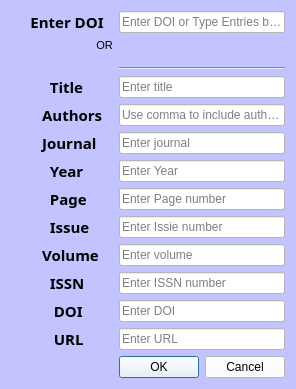
<?xml version="1.0" encoding="UTF-8"?>
<ui version="4.0">
 <class>manualentry</class>
 <widget class="QDialog" name="manualentry">
  <property name="geometry">
   <rect>
    <x>0</x>
    <y>0</y>
    <width>289</width>
    <height>346</height>
   </rect>
  </property>
  <property name="sizePolicy">
   <sizepolicy hsizetype="Fixed" vsizetype="Fixed">
    <horstretch>0</horstretch>
    <verstretch>0</verstretch>
   </sizepolicy>
  </property>
  <property name="windowTitle">
   <string>Manual Entry</string>
  </property>
  <property name="windowIcon">
   <iconset>
    <normaloff>icons/1040213-ui/png/036-edit.png</normaloff>icons/1040213-ui/png/036-edit.png</iconset>
  </property>
  <property name="styleSheet">
   <string notr="true">background-color: rgb(194, 195, 255);</string>
  </property>
  <layout class="QFormLayout" name="formLayout">
   <item row="0" column="0">
    <widget class="QLabel" name="label_11">
     <property name="font">
      <font>
       <family>Segoe UI Semibold</family>
       <pointsize>11</pointsize>
       <weight>75</weight>
       <bold>true</bold>
      </font>
     </property>
     <property name="text">
      <string>     Enter DOI</string>
     </property>
    </widget>
   </item>
   <item row="0" column="1">
    <widget class="QLineEdit" name="onlydoi">
     <property name="toolTip">
      <string>Enter DOI or Type entries manually</string>
     </property>
     <property name="styleSheet">
      <string notr="true">background-color: rgb(255, 255, 255);</string>
     </property>
     <property name="placeholderText">
      <string>Enter DOI or Type Entries below</string>
     </property>
    </widget>
   </item>
   <item row="1" column="0">
    <widget class="QLabel" name="label_12">
     <property name="font">
      <font>
       <pointsize>8</pointsize>
      </font>
     </property>
     <property name="text">
      <string>                            OR</string>
     </property>
    </widget>
   </item>
   <item row="2" column="0">
    <widget class="Line" name="line">
     <property name="sizePolicy">
      <sizepolicy hsizetype="Expanding" vsizetype="Fixed">
       <horstretch>0</horstretch>
       <verstretch>0</verstretch>
      </sizepolicy>
     </property>
     <property name="orientation">
      <enum>Qt::Horizontal</enum>
     </property>
    </widget>
   </item>
   <item row="3" column="1">
    <widget class="Line" name="line_2">
     <property name="orientation">
      <enum>Qt::Horizontal</enum>
     </property>
    </widget>
   </item>
   <item row="4" column="0">
    <widget class="QLabel" name="label">
     <property name="font">
      <font>
       <family>Segoe UI Semibold</family>
       <pointsize>11</pointsize>
       <weight>75</weight>
       <bold>true</bold>
      </font>
     </property>
     <property name="text">
      <string>          Title</string>
     </property>
    </widget>
   </item>
   <item row="4" column="1">
    <widget class="QLineEdit" name="mtitle">
     <property name="toolTip">
      <string/>
     </property>
     <property name="styleSheet">
      <string notr="true">background-color: rgb(255, 255, 255);</string>
     </property>
     <property name="placeholderText">
      <string>Enter title</string>
     </property>
    </widget>
   </item>
   <item row="5" column="0">
    <widget class="QLabel" name="label_2">
     <property name="font">
      <font>
       <family>Segoe UI Semibold</family>
       <pointsize>11</pointsize>
       <weight>75</weight>
       <bold>true</bold>
      </font>
     </property>
     <property name="text">
      <string>        Authors</string>
     </property>
    </widget>
   </item>
   <item row="5" column="1">
    <widget class="QLineEdit" name="mauthors">
     <property name="styleSheet">
      <string notr="true">background-color: rgb(255, 255, 255);</string>
     </property>
     <property name="text">
      <string/>
     </property>
     <property name="placeholderText">
      <string>Use comma to include authors</string>
     </property>
    </widget>
   </item>
   <item row="6" column="0">
    <widget class="QLabel" name="label_3">
     <property name="font">
      <font>
       <family>Segoe UI Semibold</family>
       <pointsize>11</pointsize>
       <weight>75</weight>
       <bold>true</bold>
      </font>
     </property>
     <property name="text">
      <string>        Journal</string>
     </property>
    </widget>
   </item>
   <item row="6" column="1">
    <widget class="QLineEdit" name="mjournal">
     <property name="styleSheet">
      <string notr="true">background-color: rgb(255, 255, 255);</string>
     </property>
     <property name="text">
      <string/>
     </property>
     <property name="placeholderText">
      <string>Enter journal</string>
     </property>
    </widget>
   </item>
   <item row="7" column="0">
    <widget class="QLabel" name="label_4">
     <property name="font">
      <font>
       <family>Segoe UI Semibold</family>
       <pointsize>11</pointsize>
       <weight>75</weight>
       <bold>true</bold>
      </font>
     </property>
     <property name="text">
      <string>          Year</string>
     </property>
    </widget>
   </item>
   <item row="7" column="1">
    <widget class="QLineEdit" name="myear">
     <property name="styleSheet">
      <string notr="true">background-color: rgb(255, 255, 255);</string>
     </property>
     <property name="placeholderText">
      <string>Enter Year</string>
     </property>
    </widget>
   </item>
   <item row="8" column="0">
    <widget class="QLabel" name="label_5">
     <property name="font">
      <font>
       <family>Segoe UI Semibold</family>
       <pointsize>11</pointsize>
       <weight>75</weight>
       <bold>true</bold>
      </font>
     </property>
     <property name="text">
      <string>          Page</string>
     </property>
    </widget>
   </item>
   <item row="8" column="1">
    <widget class="QLineEdit" name="mpage">
     <property name="styleSheet">
      <string notr="true">background-color: rgb(255, 255, 255);</string>
     </property>
     <property name="placeholderText">
      <string>Enter Page number</string>
     </property>
    </widget>
   </item>
   <item row="9" column="0">
    <widget class="QLabel" name="label_6">
     <property name="font">
      <font>
       <family>Segoe UI Semibold</family>
       <pointsize>11</pointsize>
       <weight>75</weight>
       <bold>true</bold>
      </font>
     </property>
     <property name="text">
      <string>          Issue</string>
     </property>
    </widget>
   </item>
   <item row="9" column="1">
    <widget class="QLineEdit" name="missue">
     <property name="styleSheet">
      <string notr="true">background-color: rgb(255, 255, 255);</string>
     </property>
     <property name="placeholderText">
      <string>Enter Issie number</string>
     </property>
    </widget>
   </item>
   <item row="10" column="0">
    <widget class="QLabel" name="label_7">
     <property name="font">
      <font>
       <family>Segoe UI Semibold</family>
       <pointsize>11</pointsize>
       <weight>75</weight>
       <bold>true</bold>
      </font>
     </property>
     <property name="text">
      <string>        Volume</string>
     </property>
    </widget>
   </item>
   <item row="10" column="1">
    <widget class="QLineEdit" name="mvolume">
     <property name="styleSheet">
      <string notr="true">background-color: rgb(255, 255, 255);</string>
     </property>
     <property name="placeholderText">
      <string>Enter volume</string>
     </property>
    </widget>
   </item>
   <item row="11" column="0">
    <widget class="QLabel" name="label_8">
     <property name="font">
      <font>
       <family>Segoe UI Semibold</family>
       <pointsize>11</pointsize>
       <weight>75</weight>
       <bold>true</bold>
      </font>
     </property>
     <property name="text">
      <string>          ISSN</string>
     </property>
    </widget>
   </item>
   <item row="11" column="1">
    <widget class="QLineEdit" name="missn">
     <property name="styleSheet">
      <string notr="true">background-color: rgb(255, 255, 255);</string>
     </property>
     <property name="placeholderText">
      <string>Enter ISSN number</string>
     </property>
    </widget>
   </item>
   <item row="12" column="0">
    <widget class="QLabel" name="label_9">
     <property name="font">
      <font>
       <family>Segoe UI Semibold</family>
       <pointsize>11</pointsize>
       <weight>75</weight>
       <bold>true</bold>
      </font>
     </property>
     <property name="text">
      <string>           DOI</string>
     </property>
    </widget>
   </item>
   <item row="12" column="1">
    <widget class="QLineEdit" name="mdoi">
     <property name="styleSheet">
      <string notr="true">background-color: rgb(255, 255, 255);</string>
     </property>
     <property name="placeholderText">
      <string>Enter DOI</string>
     </property>
    </widget>
   </item>
   <item row="13" column="0">
    <widget class="QLabel" name="label_10">
     <property name="font">
      <font>
       <family>Segoe UI Semibold</family>
       <pointsize>11</pointsize>
       <weight>75</weight>
       <bold>true</bold>
      </font>
     </property>
     <property name="text">
      <string>           URL</string>
     </property>
    </widget>
   </item>
   <item row="13" column="1">
    <widget class="QLineEdit" name="murl">
     <property name="styleSheet">
      <string notr="true">background-color: rgb(255, 255, 255);</string>
     </property>
     <property name="placeholderText">
      <string>Enter URL</string>
     </property>
    </widget>
   </item>
   <item row="14" column="1">
    <widget class="QDialogButtonBox" name="buttonBox">
     <property name="styleSheet">
      <string notr="true">background-color: rgb(255, 255, 255);</string>
     </property>
     <property name="orientation">
      <enum>Qt::Horizontal</enum>
     </property>
     <property name="standardButtons">
      <set>QDialogButtonBox::Cancel|QDialogButtonBox::Ok</set>
     </property>
    </widget>
   </item>
  </layout>
 </widget>
 <resources/>
 <connections>
  <connection>
   <sender>buttonBox</sender>
   <signal>accepted()</signal>
   <receiver>manualentry</receiver>
   <slot>accept()</slot>
   <hints>
    <hint type="sourcelabel">
     <x>248</x>
     <y>254</y>
    </hint>
    <hint type="destinationlabel">
     <x>157</x>
     <y>274</y>
    </hint>
   </hints>
  </connection>
  <connection>
   <sender>buttonBox</sender>
   <signal>rejected()</signal>
   <receiver>manualentry</receiver>
   <slot>reject()</slot>
   <hints>
    <hint type="sourcelabel">
     <x>316</x>
     <y>260</y>
    </hint>
    <hint type="destinationlabel">
     <x>286</x>
     <y>274</y>
    </hint>
   </hints>
  </connection>
 </connections>
</ui>
